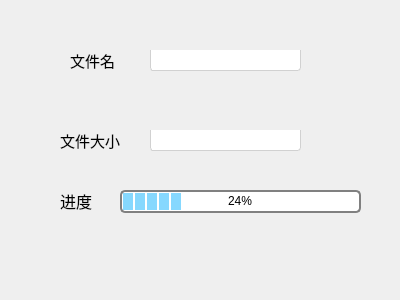
<?xml version="1.0" encoding="UTF-8"?>
<ui version="4.0">
 <class>receiver</class>
 <widget class="QDialog" name="receiver">
  <property name="geometry">
   <rect>
    <x>0</x>
    <y>0</y>
    <width>400</width>
    <height>300</height>
   </rect>
  </property>
  <property name="windowTitle">
   <string>Dialog</string>
  </property>
  <property name="styleSheet">
   <string notr="true">QProgressBar {
      border: 2px solid grey;
      border-radius: 5px;
      text-align: center;
  }
QProgressBar::chunk {
      background-color: #86d8fe;      
	  width: 10px;
      margin: 0.5px;
  }
QLineEdit
{
    background:white;
    padding-left:5px ;
    padding-top:1px ;
    border-bottom-left-radius:3px;
    border-bottom-right-radius:3px;
    border: 1px solid rgb(209 , 209 , 209);
    border-top:transparent;
}
QLineEdit:hover
{
    padding-top:0px ;
    border: 1px solid rgb(21 , 131 , 221);
}</string>
  </property>
  <widget class="QProgressBar" name="progressBar">
   <property name="geometry">
    <rect>
     <x>120</x>
     <y>190</y>
     <width>241</width>
     <height>23</height>
    </rect>
   </property>
   <property name="value">
    <number>24</number>
   </property>
  </widget>
  <widget class="QLabel" name="label">
   <property name="geometry">
    <rect>
     <x>60</x>
     <y>190</y>
     <width>72</width>
     <height>21</height>
    </rect>
   </property>
   <property name="font">
    <font>
     <family>Arial</family>
     <pointsize>12</pointsize>
    </font>
   </property>
   <property name="text">
    <string>进度</string>
   </property>
  </widget>
  <widget class="QLabel" name="label_2">
   <property name="geometry">
    <rect>
     <x>70</x>
     <y>40</y>
     <width>72</width>
     <height>41</height>
    </rect>
   </property>
   <property name="font">
    <font>
     <family>Arial</family>
     <pointsize>11</pointsize>
    </font>
   </property>
   <property name="text">
    <string>文件名</string>
   </property>
  </widget>
  <widget class="QLineEdit" name="lineName">
   <property name="geometry">
    <rect>
     <x>150</x>
     <y>50</y>
     <width>151</width>
     <height>21</height>
    </rect>
   </property>
  </widget>
  <widget class="QLabel" name="label_3">
   <property name="geometry">
    <rect>
     <x>60</x>
     <y>130</y>
     <width>72</width>
     <height>21</height>
    </rect>
   </property>
   <property name="font">
    <font>
     <family>Arial</family>
     <pointsize>11</pointsize>
    </font>
   </property>
   <property name="text">
    <string>文件大小</string>
   </property>
  </widget>
  <widget class="QLineEdit" name="lineSize">
   <property name="geometry">
    <rect>
     <x>150</x>
     <y>130</y>
     <width>151</width>
     <height>21</height>
    </rect>
   </property>
  </widget>
 </widget>
 <resources/>
 <connections/>
</ui>
